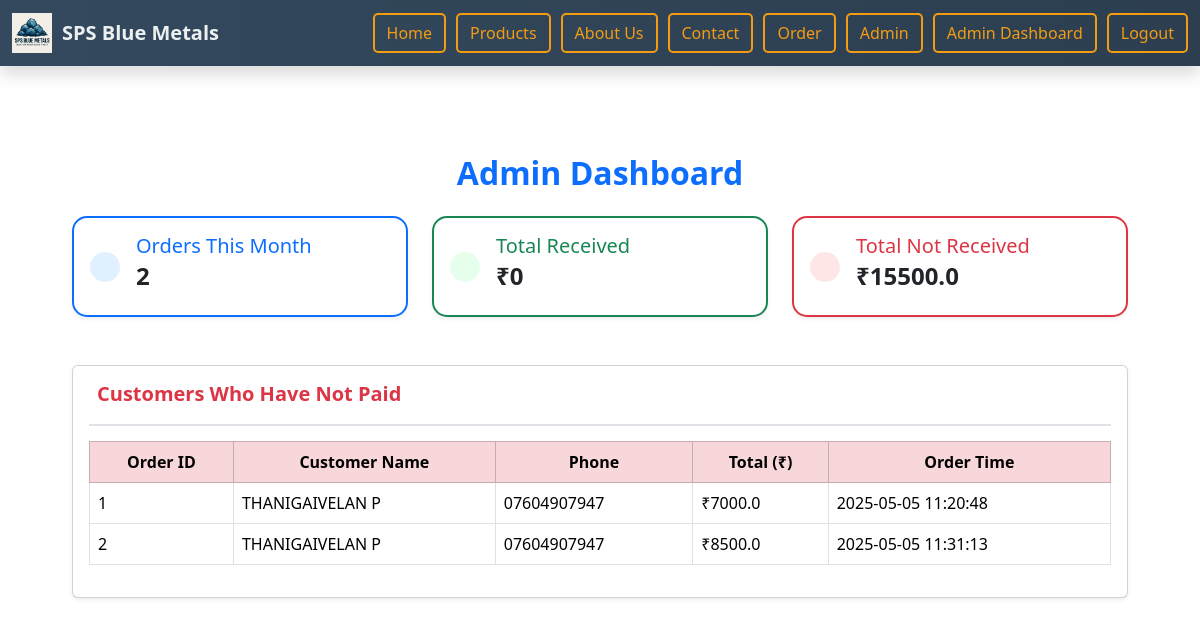
The app's page /admin-dashboard (signed in), older data.
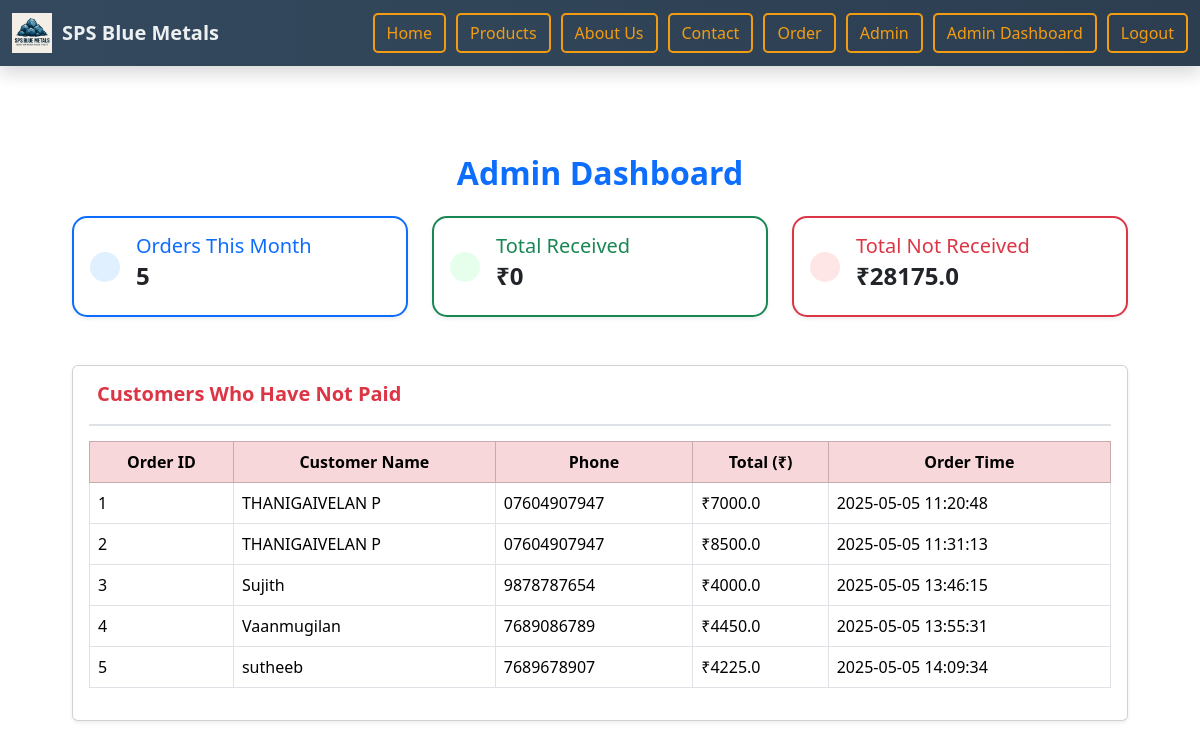
The same page, newer data.
### tables this page shows
CREATE TABLE orders (
            id INTEGER PRIMARY KEY AUTOINCREMENT,
            name TEXT,
            address TEXT,
            phone TEXT,
            total_price REAL,
            timestamp TEXT,
            payment_status TEXT DEFAULT 'Not Paid',
            order_status TEXT DEFAULT 'Ordered',
            user_id INTEGER
        );

### app.py (the view)
@app.route('/admin-dashboard')
@login_required
def admin_dashboard():
    conn = sqlite3.connect('orders.db')
    cur = conn.cursor()
    cur.execute("SELECT COUNT(*) FROM orders WHERE strftime('%m', timestamp) = strftime('%m', 'now')")
    order_count = cur.fetchone()[0]
    cur.execute("SELECT SUM(total_price) FROM orders WHERE payment_status = 'Paid'")
    total_received = cur.fetchone()[0] or 0
    cur.execute("SELECT SUM(total_price) FROM orders WHERE payment_status = 'Not Paid'")
    total_not_received = cur.fetchone()[0] or 0
    cur.execute("SELECT * FROM orders WHERE payment_status = 'Not Paid'")
    unpaid_orders = cur.fetchall()
    cur.execute("SELECT COUNT(*) FROM orders WHERE order_status = 'Ordered'")
    ordered_count = cur.fetchone()[0] or 0
    cur.execute("SELECT COUNT(*) FROM orders WHERE order_status = 'Shipped'")
    shipped_count = cur.fetchone()[0] or 0
    cur.execute("SELECT COUNT(*) FROM orders WHERE order_status = 'Delivered'")
    delivered_count = cur.fetchone()[0] or 0
    conn.close()
    return render_template(
        'admin_dashboard.html',
        order_count=order_count,
        total_received=total_received,
        total_not_received=total_not_received,
        unpaid_orders=unpaid_orders,
        ordered_count=ordered_count,
        shipped_count=shipped_count,
        delivered_count=delivered_count
    )

### app.py (called while the page is built)
def login_required(f):
    @wraps(f)
    def decorated_function(*args, **kwargs):
        if not session.get('admin_logged_in'):
            flash('Please login as admin to view this page.', 'warning')
            return redirect('/admin-login')
        return f(*args, **kwargs)
    return decorated_function

### templates/admin_dashboard.html (shortened to what this page needs)
{% extends 'base.html' %}
{% block content %}
<div class="container py-5">
    <h2 class="mb-4 fw-bold text-primary text-center">Admin Dashboard</h2>
    <div class="row g-4 mb-5">
        <div class="col-md-4">
            <div class="card dashboard-card shadow-sm border-primary border-2">
                <div class="card-body d-flex align-items-center">
                    <div class="icon-wrapper icon-blue me-3">
                    </div>
                    <div>
                        <h5 class="card-title text-primary mb-1">Orders This Month</h5>
                        <h4 class="fw-bold">{{ order_count }}</h4>
                    </div>
                </div>
            </div>
        </div>
        <div class="col-md-4">
            <div class="card dashboard-card shadow-sm border-success border-2">
                <div class="card-body d-flex align-items-center">
                    <div class="icon-wrapper icon-green me-3">
                    </div>
                    <div>
                        <h5 class="card-title text-success mb-1">Total Received</h5>
                        <h4 class="fw-bold">₹{{ total_received }}</h4>
                    </div>
                </div>
            </div>
        </div>
        <div class="col-md-4">
            <div class="card dashboard-card shadow-sm border-danger border-2">
                <div class="card-body d-flex align-items-center">
                    <div class="icon-wrapper icon-red me-3">
                    </div>
                    <div>
                        <h5 class="card-title text-danger mb-1">Total Not Received</h5>
                        <h4 class="fw-bold">₹{{ total_not_received }}</h4>
                    </div>
                </div>
            </div>
        </div>
    </div>
    <div class="card shadow-sm">
        <div class="card-body">
            <div class="section-header">
                <h5 class="fw-bold text-danger">Customers Who Have Not Paid</h5>
            </div>
            {% if unpaid_orders %}
                <div class="unpaid-list">
                    <table class="table table-hover table-bordered align-middle">
                        <thead class="table-danger text-center">
                            <tr>
                                <th>Order ID</th>
                                <th>Customer Name</th>
                                <th>Phone</th>
                                <th>Total (₹)</th>
                                <th>Order Time</th>
                            </tr>
                        </thead>
                        <tbody>
                            {% for order in unpaid_orders %}
                            <tr>
                                <td>{{ order[0] }}</td>
                                <td>{{ order[1] }}</td>
                                <td>{{ order[3] }}</td>
                                <td>₹{{ order[4] }}</td>
                                <td>{{ order[5] }}</td>
                            </tr>
                            {% endfor %}
                        </tbody>
                    </table>
                </div>
            {% else %}
                <p class="text-muted">🎉 All orders are paid!</p>
            {% endif %}
        </div>
    </div>
</div>
{% endblock %}

### templates/base.html (shortened to what this page needs)
<!DOCTYPE html>
<html lang="en">
<head>
    <link href="https://cdn.jsdelivr.net/npm/bootstrap@5.3.3/dist/css/bootstrap.min.css" rel="stylesheet">
    <link href="https://unpkg.com/aos@2.3.1/dist/aos.css" rel="stylesheet">
</head>
<body>
    <nav class="navbar navbar-expand-lg shadow">
        <div class="container-fluid">
            <a class="navbar-brand d-flex align-items-center" href="/">
                <img src="{{ url_for('static', filename='images/logo.png') }}" alt="SPS Blue Metals Logo">
                SPS Blue Metals
            </a>
            <div class="collapse navbar-collapse justify-content-between" id="navbarNav">
                <div class="nav-buttons d-flex ms-auto">
                    <a class="btn btn-outline-light" href="/">Home</a>
                    <a class="btn btn-outline-light" href="/products">Products</a>
                    <a class="btn btn-outline-light" href="/about">About Us</a>
                    <a class="btn btn-outline-light" href="/contact">Contact</a>
                    <a class="btn btn-outline-light" href="/order">Order</a>
                    {% if session['admin_logged_in'] %}
                        <a class="btn btn-outline-light" href="/admin">Admin</a>
                        <a class="btn btn-outline-light" href="/admin-dashboard">Admin Dashboard</a>
                        <a class="btn btn-outline-light" href="/admin-logout">Logout</a>
                    {% elif session['user_logged_in'] %}
                        <a class="btn btn-outline-light" href="/user-dashboard">My Dashboard</a>
                        <a class="btn btn-outline-light" href="/logout">Logout</a>
                    {% else %}
                        <a class="btn btn-outline-light" href="/login">Login</a>
                        <a class="btn btn-outline-light" href="/register">Register</a>
                        <a class="btn btn-outline-light" href="/admin_login">Admin Login</a>
                    {% endif %}
                </div>
            </div>
        </div>
    </nav>
    <main class="container-fluid">
        {% block content %}{% endblock %}
    </main>
</body>
</html>

### templates/base.html (style rules this page uses)
html, body { margin: 0; padding: 0; width: 100%; overflow-x: hidden; background-color: #f4f4f9; }
.navbar { background: linear-gradient(to right, #34495e, #2c3e50); }
.navbar-brand { font-family: 'Segoe UI', Tahoma, Geneva, Verdana, sans-serif; font-weight: bold; color: #ecf0f1 !important; }
.navbar-brand img { width: 40px; height: auto; margin-right: 10px; }
.nav-buttons a { border: 2px solid #f39c12; color: #f39c12 !important; margin-left: 10px; transition: 0.3s; border-radius: 5px; }
main.container-fluid { padding: 40px 5vw; background-color: white; min-height: 90vh; }

### templates/admin_dashboard.html (style rules this page uses)
.dashboard-card { border-radius: 15px; transition: transform 0.2s ease-in-out; }
.icon-wrapper { font-size: 2rem; padding: 15px; border-radius: 50%; display: flex; align-items: center; justify-content: center; }
.icon-blue { background-color: #e0f0ff; color: #007bff; }
.icon-green { background-color: #e6ffed; color: #28a745; }
.icon-red { background-color: #ffe6e6; color: #dc3545; }
.unpaid-list { max-height: 300px; overflow-y: auto; }
.section-header { border-bottom: 2px solid #dee2e6; padding-bottom: 10px; margin-bottom: 15px; }

Row changes from the older to the newer data that the page shows:
added orders: id "3", name "Sujith", phone "9878787654", total_price "4000.0", timestamp "2025-05-05 13:46:15"
added orders: id "4", name "Vaanmugilan", phone "7689086789", total_price "4450.0", timestamp "2025-05-05 13:55:31"
added orders: id "5", name "sutheeb", phone "7689678907", total_price "4225.0", timestamp "2025-05-05 14:09:34"
Text that changed along with them:
{{ order_count }}: "2" → "5"
{{ total_not_received }}: "15500.0" → "28175.0"
